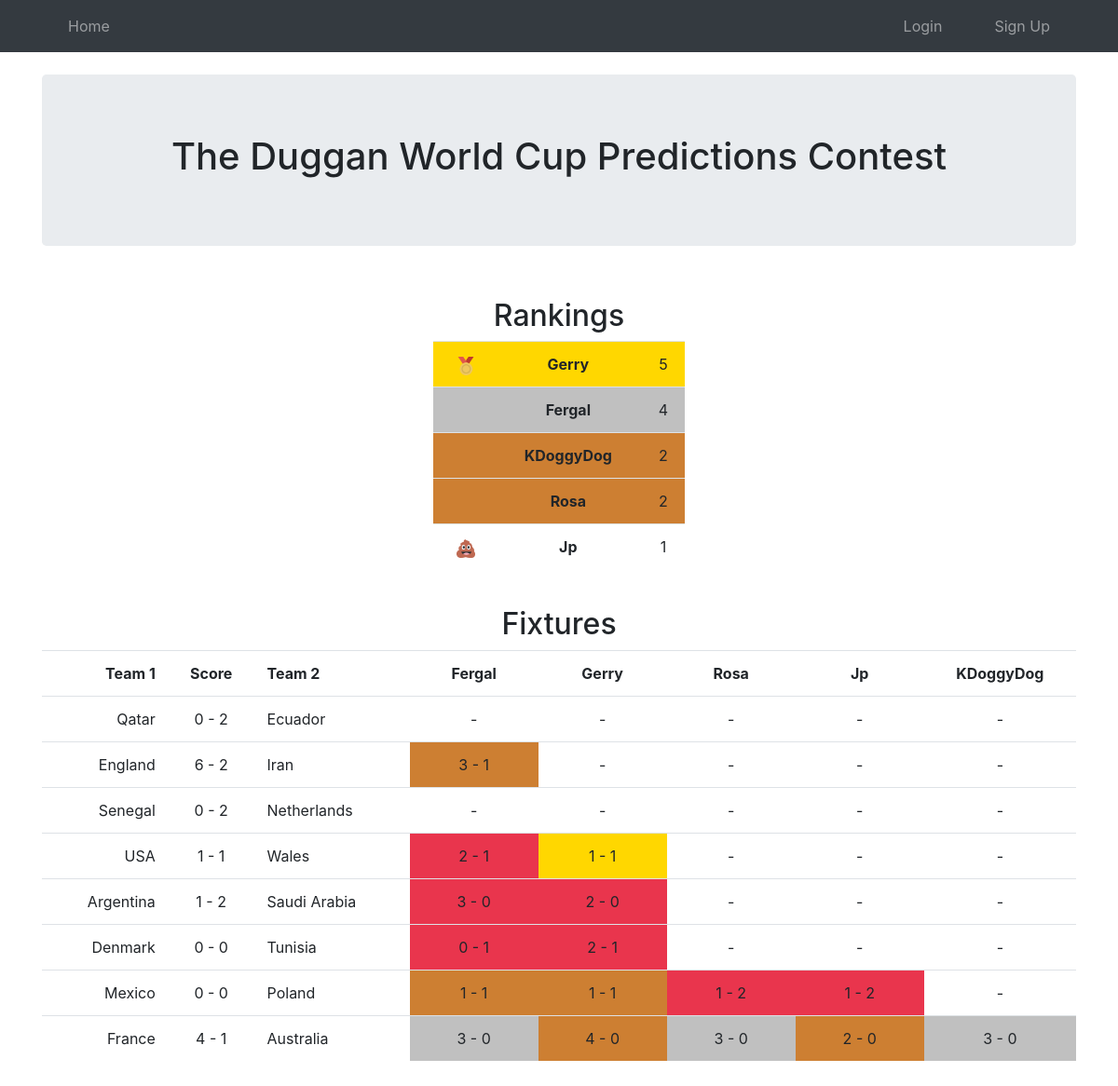
Before: / with the older database file.
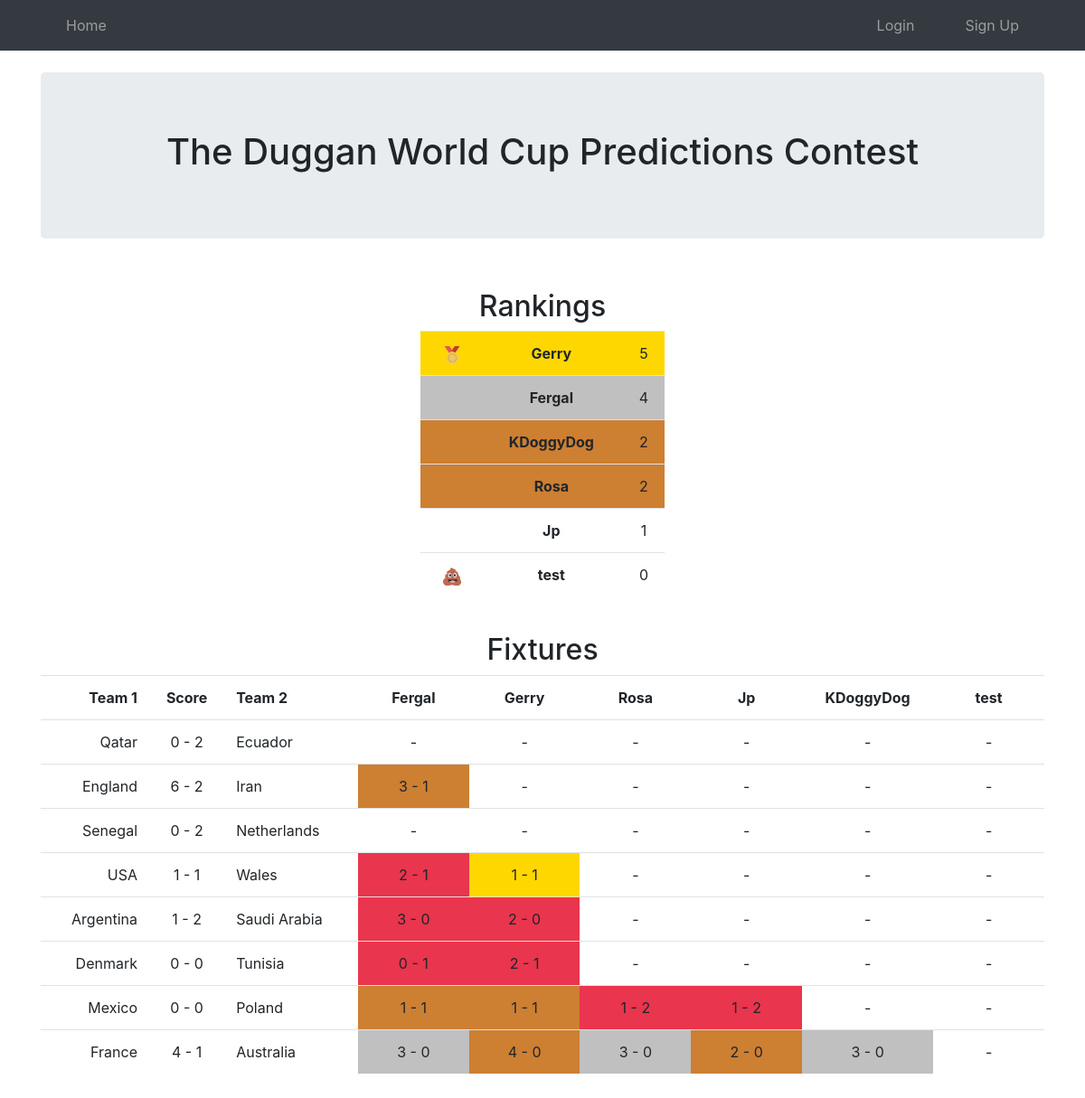
After: the same page with the newer database file.
### src/models.py (models this page shows, shortened)
class User(UserMixin, db.Model):
    __tablename__ = "user"
    id: Mapped[int] = mapped_column(Integer, primary_key=True)
    username: Mapped[str] = mapped_column(String(100), unique=True, nullable=False)
    password: Mapped[str] = mapped_column(String(100), nullable=False)
    score: Mapped[int] = mapped_column(Integer, nullable=False, default=0)
    predictions: Mapped[list[Prediction]] = cast(Any, relationship(back_populates="user"))

class Fixture(db.Model):
    __tablename__ = "fixture"
    id: Mapped[int] = mapped_column(Integer, primary_key=True)
    team1: Mapped[str] = mapped_column(String(100), nullable=False)
    team2: Mapped[str] = mapped_column(String(100), nullable=False)
    is_finished: Mapped[bool] = mapped_column(Boolean, nullable=False, default=False)
    score1: Mapped[int | None] = mapped_column(Integer, nullable=True)
    score2: Mapped[int | None] = mapped_column(Integer, nullable=True)
    predictions: Mapped[list[Prediction]] = cast(Any, relationship(back_populates="fixture"))

### src/main.py (the view)
@main.route("/")
def index():
    users = db.session.query(User).order_by(User.score.desc(), User.username).all()
    df = get_summary_df()
    return render_template("index.html", users=users, df=df)

### src/main.py (called while the page is built)
def _predictions_by_fixture(predictions: list[Prediction]) -> dict[int, Prediction]:
    return {prediction.fixture_id: prediction for prediction in predictions}

def get_summary_df() -> pd.DataFrame:
    fixtures = db.session.query(Fixture).filter_by(is_finished=True).order_by(Fixture.id).all()
    users = db.session.query(User).order_by(User.id).all()
    columns = ["Team 1", "Score", "Team 2"] + [user.username for user in users]
    data = []
    prediction_maps = [_predictions_by_fixture(user.predictions) for user in users]
    for fixture in fixtures:
        row = [fixture.team1, (fixture.score1 if fixture.score1 is not None else "", fixture.score2 if fixture.score2 is not None else ""), fixture.team2]
        for prediction_map in prediction_maps:
            prediction = prediction_map.get(fixture.id)
            if prediction is None:
                row.append(("", ""))
            else:
                row.append((prediction.score1, prediction.score2))
        data.append(row)
    df = pd.DataFrame(data, columns=columns)
    return df

def sign(x):
    if x > 0:
        return 1
    if x == 0:
        return 0
    if x < 0:
        return -1

### src/templates/index.html (shortened to what this page needs)
{% extends "base.html" %}
{% block content %}
<br>
<div class="jumbotron">
    <h1 class="text-center">
        The Duggan World Cup Predictions Contest
    </h1>
</div>
<br>
<div class="container text-center" style="width: 300px">
    <h2>Rankings</h2>
    <table class="table">
        {% set scores = [] %}
        {% for user in users %}
            {% if scores.index(user.score) == 0 %}
                {% set class="points3" %}
            {% elif scores.index(user.score) == 1 %}
                {% set class="points2" %}
            {% elif scores.index(user.score) == 2 %}
                {% set class="points1" %}
            {% else %}
                {% set class="" %}
            {% endif %}
            <tr class="{{ class }}">
                <td>
                    {% if class == "points3" %}
                        <img src="static/gold-medal.png" height="20px" style="margin-left: 5px">
                    {% elif scores[-1] == user.score %}
                        <img src="static/poo.png" height="20px" style="margin-left: 5px">
                    {% endif %}
                </td>
                <th>{{ user.username }}</th>
                <td>{{ user.score }}</td>
            </tr>
        {% endfor %}
    </table>
</div>
<br>
<div class="text-center">
    <h2>Fixtures</h2>
    <table class="table">
        <tr>
            <th class="text-right">Team 1</th>
            <th class="text-center">Score</th>
            <th class="text-left">Team 2</th>
            {% for username in df.columns[3:] %}
                <th class="text-center" style="min-width:100px">{{ username }}</th>
            {% endfor %}
        </tr>
        {% for index, row in df.iterrows() %}
            <tr>
                <td class="text-right">{{ row["Team 1"] }}</td>
                <td class="text-center">{{ row["Score"][0] }} - {{ row["Score"][1] }}</td>
                <td class="text-left">{{ row["Team 2"] }}</td>
                {% for username in df.columns[3:] %}
                    {% if '' in row[username] %}
                        {% set class="" %}
                    {% elif '' in row["Score"] %}
                        {% set class="" %}
                    {% else %}
                        {% set predicted_gd = row[username][0] - row[username][1] %}
                        {% set actual_gd = row["Score"][0] - row["Score"][1] %}
                        {% if row[username] == row["Score"] %}
                            {% set class="points3" %}
                        {% elif predicted_gd == actual_gd != 0 %}
                            {% set class="points2" %}
                        {% elif sign(predicted_gd) == sign(actual_gd) %}
                            {% set class="points1" %}
                        {% else %}
                            {% set class="points0" %}
                        {% endif %}
                    {% endif %}
                    <td class="text-center {{ class }}">{{ row[username][0] }} - {{ row[username][1] }}</td>
                {% endfor %}
            </tr>
        {% endfor %}
    </table>
</div>
<br><br><br><br>
{% endblock %}

Changed rows visible on the page:
added User: username "test", score "0"
